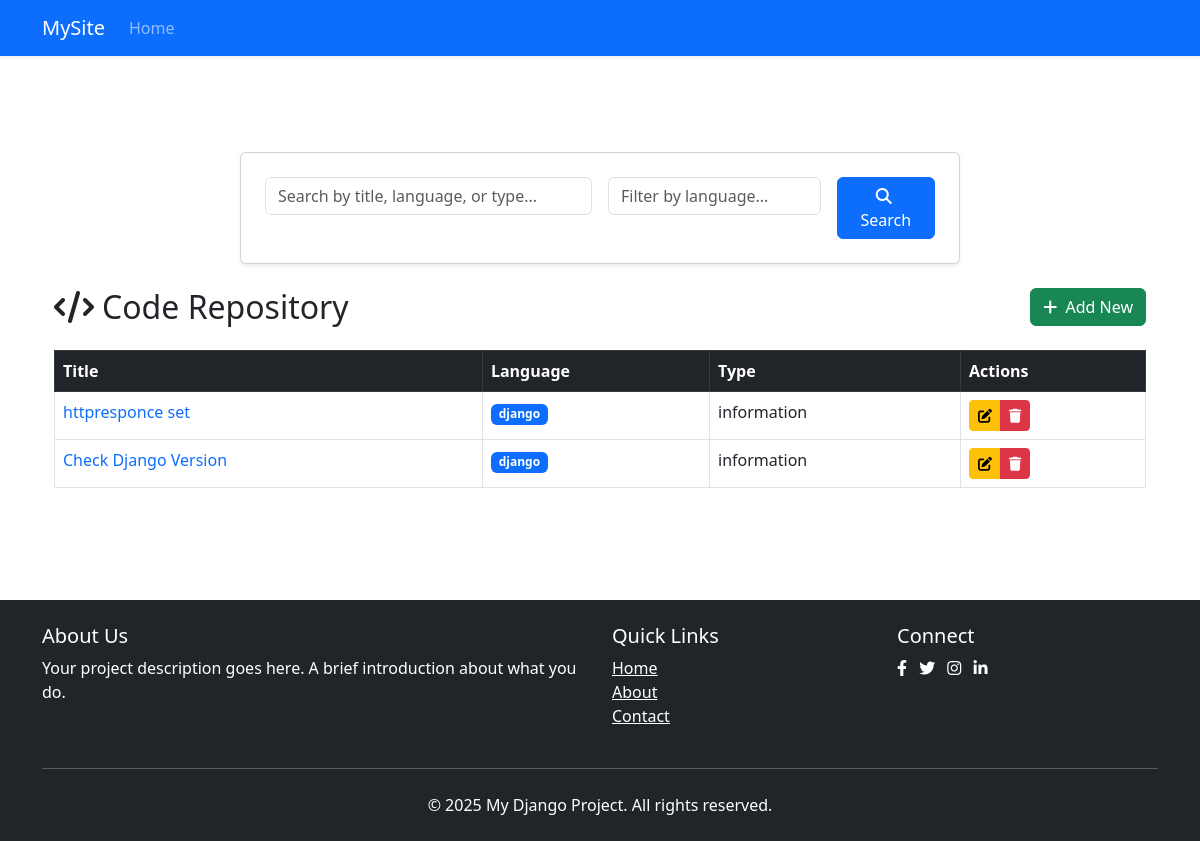
Before: / with the older database file.
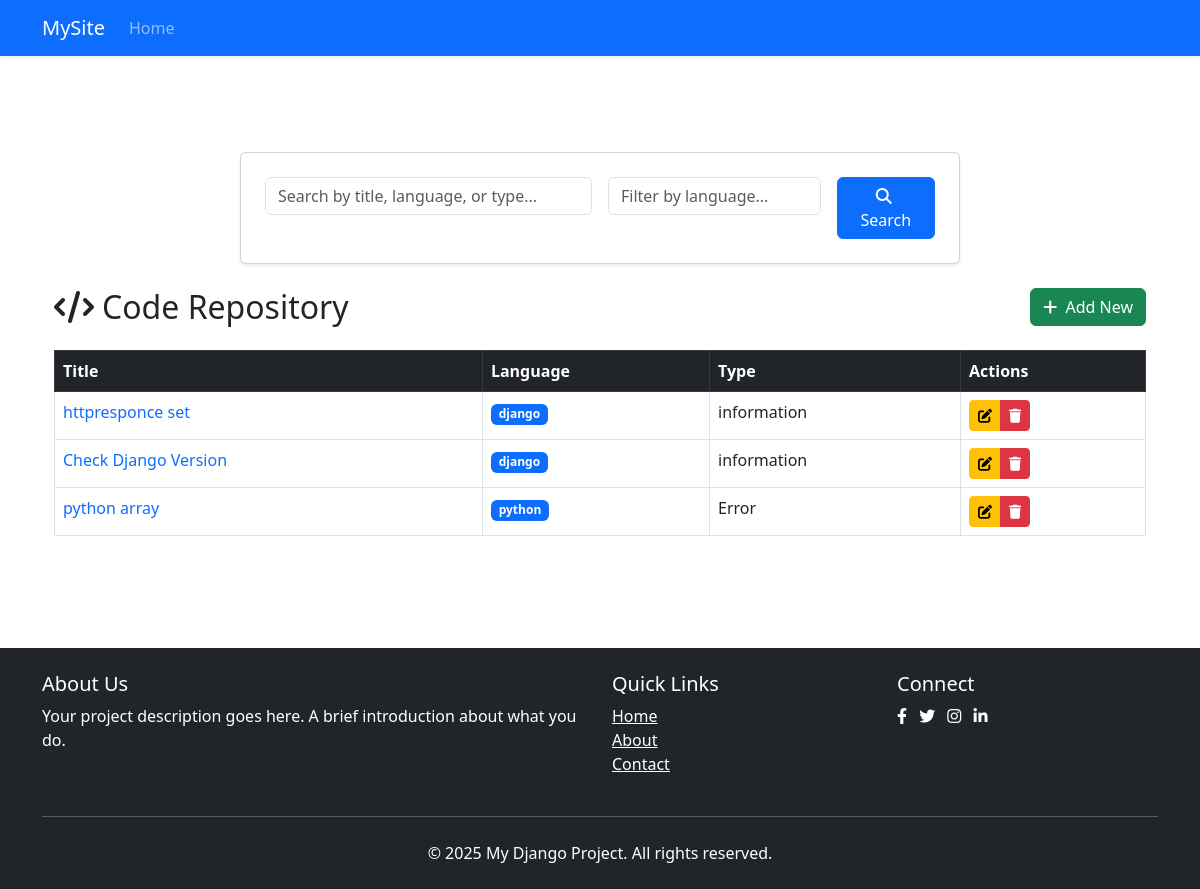
After: the same page with the newer database file.
### dataapp/models.py (models this page shows, shortened)
class CodeModels(models.Model):
    title = models.CharField(max_length=25)
    language = models.CharField(max_length=25)
    codes = models.TextField()
    description = models.TextField()
    types = models.CharField(max_length=50)
    image = models.ImageField(upload_to='images/', blank=True, null=True)

### dataapp/views.py (the view, shortened to what this page needs)
# urls.py: path('', views.code_list, name='code_list'),
def code_list(request):
    form = SearchForm(request.GET or None)
    codes = CodeModels.objects.all()
    context = {
        'code_models': codes,
        'search_form': form
    }
    return render(request, 'code_list.html', context)

### dataapp/forms.py
class SearchForm(forms.Form):
    query = forms.CharField(label='Search',widget=forms.TextInput(attrs={'class': 'form-control','placeholder': 'Search by title, language, or type...'}),
    required=False
    )
    language = forms.CharField(label='Filter by Language',widget=forms.TextInput(attrs={'class': 'form-control','placeholder': 'Filter by language...'}),
    required=False
    )

### dataapp/templates/code_list.html (shortened to what this page needs)
{% extends 'base.html' %} {% block content %}
<div class="container py-5">
  <div class="row mb-4">
    <div class="col-md-8 mx-auto">
      <div class="card shadow-sm">
        <div class="card-body p-4">
          <form method="GET" class="row g-3">
            <div class="col-md-6">{{ search_form.query }}</div>
            <div class="col-md-4">{{ search_form.language }}</div>
            <div class="col-md-2">
              <button type="submit" class="btn btn-primary w-100">
                <i class="fas fa-search me-1"></i> Search
              </button>
            </div>
          </form>
        </div>
      </div>
    </div>
  </div>
  <div class="row">
    <div class="col-12">
      <div class="d-flex justify-content-between align-items-center mb-4">
        <h2 class="mb-0"><i class="fas fa-code me-2"></i>Code Repository</h2>
        <a href="{% url 'adddata' %}" class="btn btn-success">
          <i class="fas fa-plus me-1"></i> Add New
        </a>
      </div>
      {% if code_models %}
      <div class="table-responsive">
        <table class="table table-hover table-bordered">
          <thead class="table-dark">
            <tr>
              <th>Title</th>
              <th>Language</th>
              <th>Type</th>
              <th>Actions</th>
            </tr>
          </thead>
          <tbody>
            {% for code in code_models %}
            <tr>
              <td>
                <a
                  href="{% url 'about' code.id %}"
                  class="text-decoration-none"
                >
                  {{ code.title }}
                </a>
              </td>
              <td>
                <span class="badge bg-primary">{{ code.language }}</span>
              </td>
              <td>{{ code.types }}</td>
              <td>
                <div class="btn-group btn-group-sm">
                  <a
                    href="{% url 'update_code_model' code.id %}"
                    class="btn btn-warning"
                  >
                    <i class="fas fa-edit"></i>
                  </a>
                  <a
                    href="{% url 'delete_data' code.id %}"
                    class="btn btn-danger"
                  >
                    <i class="fas fa-trash"></i>
                  </a>
                </div>
              </td>
            </tr>
            {% endfor %}
          </tbody>
        </table>
      </div>
      {% endif %}
    </div>
  </div>
</div>
{% endblock %}

### dataapp/templates/base.html (shortened to what this page needs)
{% load static %}
<!DOCTYPE html>
<html lang="en">
  <head>
    <link
      rel="stylesheet"
      href="https://cdnjs.cloudflare.com/ajax/libs/codemirror/5.65.2/codemirror.min.css"
    />
    <link
      href="https://cdn.jsdelivr.net/npm/bootstrap@5.3.0/dist/css/bootstrap.min.css"
      rel="stylesheet"
    />
    <link
      rel="stylesheet"
      href="https://cdnjs.cloudflare.com/ajax/libs/font-awesome/6.4.0/css/all.min.css"
    />
    <link rel="stylesheet" href="{% static 'css/style.css' %}" />
  </head>
  <body>
    <nav class="navbar navbar-expand-lg navbar-dark bg-primary shadow-sm">
      <div class="container">
        <a class="navbar-brand">MySite</a>
        <div class="collapse navbar-collapse" id="navbarNav">
          <ul class="navbar-nav me-auto">
            <li class="nav-item">
              <a class="nav-link" href="{% url 'code_list' %}">Home</a>
            </li>
          </ul>
        </div>
      </div>
    </nav>
    <main class="container my-5">
       {% block content %}{% endblock %}
    </main>
    <footer class="bg-dark text-white py-4 mt-5">
      <div class="container">
        <div class="row">
          <div class="col-md-6">
            <h5>About Us</h5>
            <p>
              Your project description goes here. A brief introduction about
              what you do.
            </p>
          </div>
          <div class="col-md-3">
            <h5>Quick Links</h5>
            <ul class="list-unstyled">
              <li><a class="text-white">Home</a></li>
              <li><a class="text-white">About</a></li>
              <li><a href="#" class="text-white">Contact</a></li>
            </ul>
          </div>
          <div class="col-md-3">
            <h5>Connect</h5>
            <a href="#" class="text-white me-2"
              ><i class="fab fa-facebook-f"></i
            ></a>
            <a href="#" class="text-white me-2"
              ><i class="fab fa-twitter"></i
            ></a>
            <a href="#" class="text-white me-2"
              ><i class="fab fa-instagram"></i
            ></a>
            <a href="#" class="text-white"
              ><i class="fab fa-linkedin-in"></i
            ></a>
          </div>
        </div>
        <hr class="my-4 bg-light" />
        <div class="text-center">
          <p class="mb-0">
            &copy; {% now "Y" %} My Django Project. All rights reserved.
          </p>
        </div>
      </div>
    </footer>
  </body>
</html>

Changed rows visible on the page:
added CodeModels: title "python array", language "python", types "Error"
